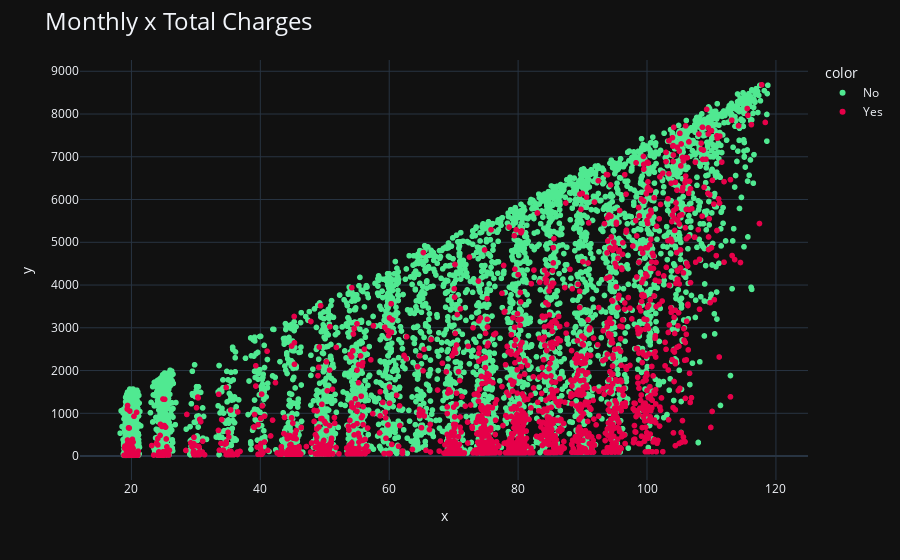

Notebook source saved alongside this figure:
### Code cell
color_discrete_map = {'No': categorical_palette[2], 'Yes': categorical_palette[0]}


fig = px.scatter(
    x=df['monthlycharges'],
    y=df["totalcharges"],
    color = df["churn"],
    color_discrete_map=color_discrete_map
)

fig.update_layout(template = "plotly_dark", title = "Monthly x Total Charges", title_font = dict(size=24), showlegend=True)


fig.show()

### Figure 1 — Plotly figure (JSON) as saved in the notebook; plotly's stock layout.template omitted (floating-point values rounded to 4 significant figures; data arrays with more than 128 entries replaced by an {"elided": "..."} marker saying what was removed)
{"data": [{"hovertemplate": "color=No<br>x=%{x}<br>y=%{y}<extra></extra>", "legendgroup": "No", "marker": {"color": "#50e991", "symbol": "circle"}, "mode": "markers", "name": "No", "showlegend": true, "type": "scattergl", "x": {"elided": "5163 float values"}, "xaxis": "x", "y": {"elided": "5163 float values"}, "yaxis": "y"}, {"hovertemplate": "color=Yes<br>x=%{x}<br>y=%{y}<extra></extra>", "legendgroup": "Yes", "marker": {"color": "#e60049", "symbol": "circle"}, "mode": "markers", "name": "Yes", "showlegend": true, "type": "scattergl", "x": {"elided": "1869 float values"}, "xaxis": "x", "y": {"elided": "1869 float values"}, "yaxis": "y"}], "layout": {"legend": {"title": {"text": "color"}, "tracegroupgap": 0}, "margin": {"t": 60}, "showlegend": true, "title": {"font": {"size": 24}, "text": "Monthly x Total Charges"}, "xaxis": {"anchor": "y", "domain": [0, 1], "title": {"text": "x"}}, "yaxis": {"anchor": "x", "domain": [0, 1], "title": {"text": "y"}}}}
